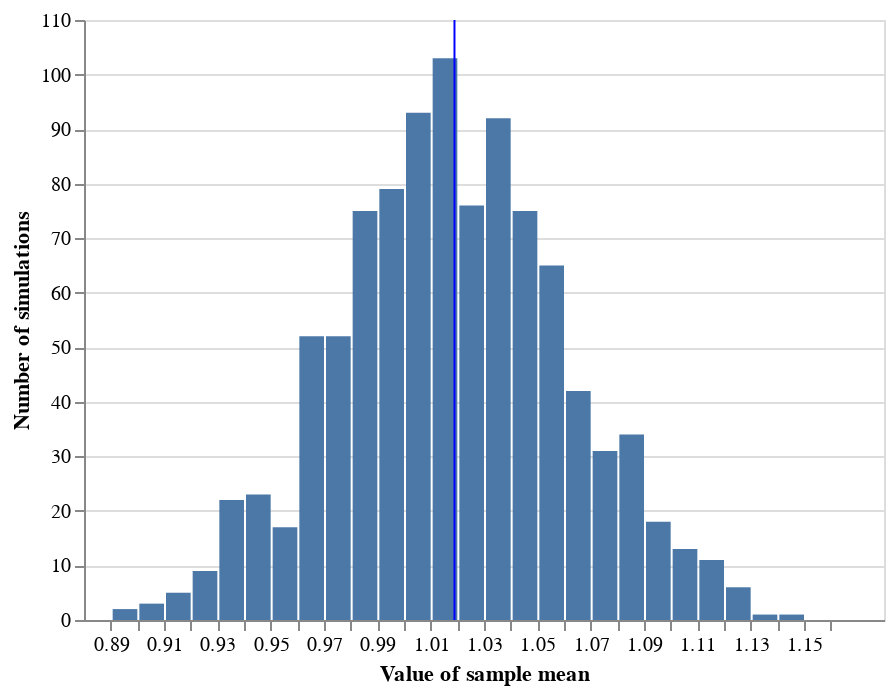

Notebook code cell kept with this figure:
### Markdown cell above
So the average error observed in 1000 simulations was about 0.001 mm! This suggests that the sample mean is *unbiased*: on average, there is no error. Therefore, at least with respect to estimating the population mean, random samples appear to be *unbiased samples*.

However, **unbiasedness does not mean that you won't observe estimation error**. There is a natural amount of variability from sample to sample, because in each sample a different collection of seeds is measured.

The cell below plots a histogram representing the distribution of values of the sample mean across the 1000 samples you simulated (this is known as the *sampling distribution* of the sample mean). It shows a peak right at the population mean (blue vertical line) but some symmetric variation to either side -- most values are between about 0.93 and 1.12.

### Code cell
# plot the simulated sampling distribution
sampling_dist = alt.Chart(pd.DataFrame({'sample mean': samp_means})).mark_bar().encode(
    x = alt.X('sample mean', bin = alt.Bin(maxbins = 30), title = 'Value of sample mean'),
    y = alt.Y('count()', title = 'Number of simulations')
)

sampling_dist + mean_pop

### Figure 1 — Vega-Lite specification as saved in the notebook (floating-point values rounded to 4 significant figures; data arrays with more than 128 entries replaced by an {"elided": "..."} marker saying what was removed)
{"config": {"view": {"continuousWidth": 400, "continuousHeight": 300}}, "layer": [{"data": {"name": "data-83ee95ed84970815abd526d3f7ad0037"}, "mark": "bar", "encoding": {"x": {"type": "quantitative", "bin": {"maxbins": 30}, "field": "sample mean", "title": "Value of sample mean"}, "y": {"type": "quantitative", "aggregate": "count", "title": "Number of simulations"}}}, {"data": {"name": "data-a380aeb89abe40f2b96feb01db994829"}, "mark": {"type": "rule", "color": "blue"}, "encoding": {"x": {"type": "quantitative", "aggregate": "mean", "field": "diameter"}}, "height": 300, "width": 400}], "$schema": "https://vega.github.io/schema/vega-lite/v4.0.2.json", "datasets": {"data-83ee95ed84970815abd526d3f7ad0037": {"elided": "1000 records"}, "data-a380aeb89abe40f2b96feb01db994829": {"elided": "5000 records"}}}
